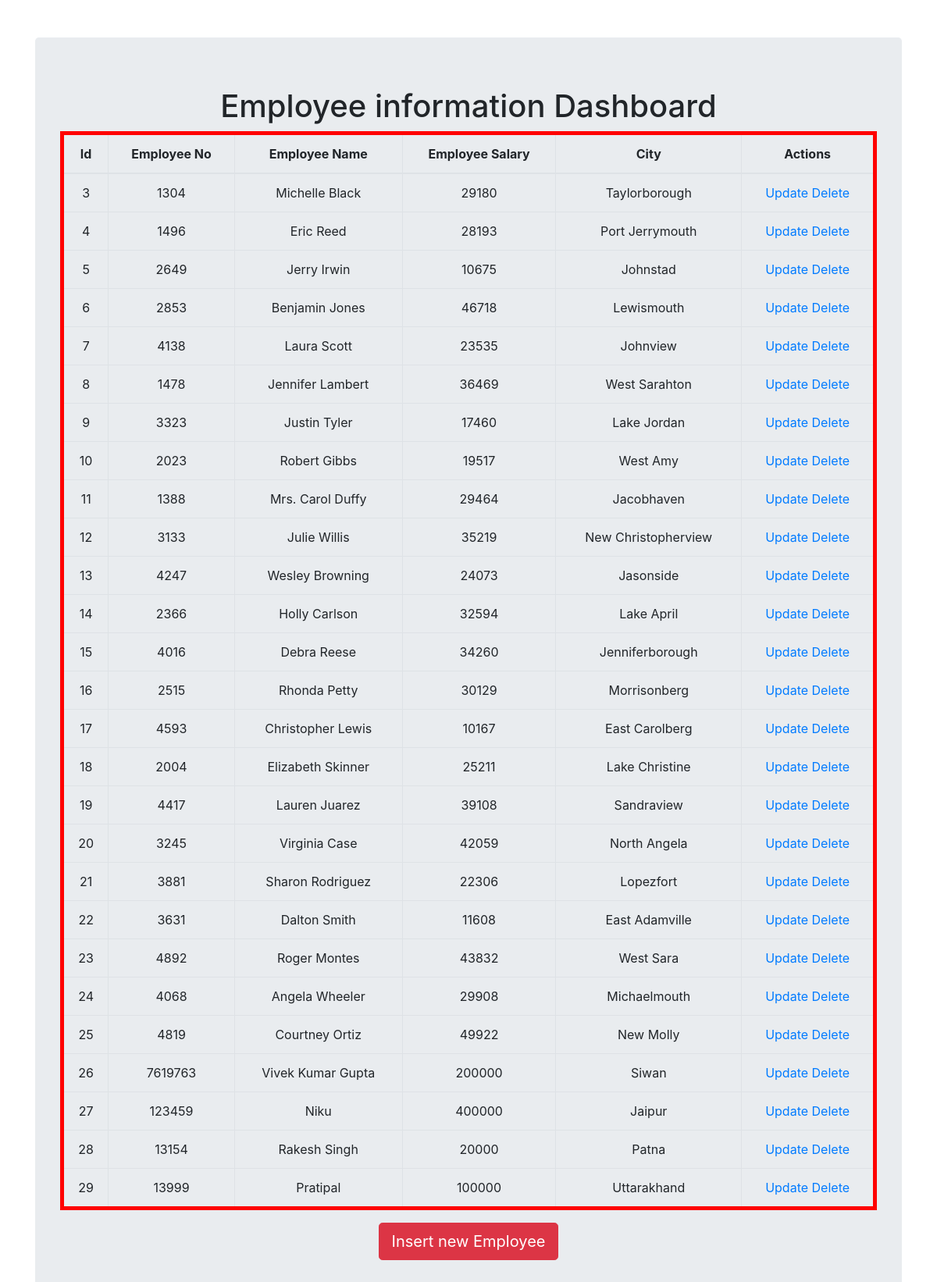
The app's page /index/ with its own data.
### testapp/models.py (models this page shows)
class employee(models.Model):
    ename=models.CharField(max_length=30)
    eno=models.IntegerField()
    esal=models.IntegerField()
    ecity=models.CharField(max_length=30)

### testapp/views.py (the view)
# urls.py: path('index/', views.index_view),
def index_view(request):
    records=employee.objects.all()
    return render(request,'testapp/index.html',{'records':records})

### templates/testapp/index.html
<!DOCTYPE html>
{% extends 'testapp/base.html' %}
{% block body_block %}
<div class="jumbotron">
  <h1>Employee information Dashboard</h1>
  <table class="table table-bordered table-hover">
    <thead>
      <th class="text-center">Id</th>
      <th class="text-center">Employee No</th>
      <th class="text-center">Employee Name</th>
      <th class="text-center">Employee Salary</th>
      <th class="text-center">City</th>
      <th class="text-center">Actions</th>
    </thead>
    {% for record in records %}
    <tr>
      <td>{{record.id}}</td>
      <td>{{record.eno}}</td>
      <td>{{record.ename}}</td>
      <td>{{record.esal}}</td>
      <td>{{record.ecity}}</td>
      <td><a href="/update/{{record.id}}">Update</a>
          <a href="/delete/{{record.id}}">Delete</a>
      </td>
    </tr>
    {% endfor %}
  </table>
<a class="btn btn-danger btn-lg" href="/create">Insert new Employee</a>
</div>
{% endblock %}

### templates/testapp/base.html (shortened to what this page needs)
<!DOCTYPE html>
<html lang="en" dir="ltr">
  <head>
<link rel="stylesheet" href="https://stackpath.bootstrapcdn.com/bootstrap/4.3.1/css/bootstrap.min.css">
  </head>
  <body>
    <div class="container mt-5 text-center">
   {% block body_block %}
   {% endblock %}
    </div>
  </body>
</html>

### templates/testapp/base.html (style rules this page uses)
.table-bordered { border:5px solid red; }

### records on screen
employee: id "3", eno "1304", ename "Michelle Black", esal "29180", ecity "Taylorborough"
employee: id "4", eno "1496", ename "Eric Reed", esal "28193", ecity "Port Jerrymouth"
employee: id "5", eno "2649", ename "Jerry Irwin", esal "10675", ecity "Johnstad"
employee: id "6", eno "2853", ename "Benjamin Jones", esal "46718", ecity "Lewismouth"
employee: id "7", eno "4138", ename "Laura Scott", esal "23535", ecity "Johnview"
employee: id "8", eno "1478", ename "Jennifer Lambert", esal "36469", ecity "West Sarahton"
employee: id "9", eno "3323", ename "Justin Tyler", esal "17460", ecity "Lake Jordan"
employee: id "10", eno "2023", ename "Robert Gibbs", esal "19517", ecity "West Amy"
employee: id "11", eno "1388", ename "Mrs. Carol Duffy", esal "29464", ecity "Jacobhaven"
employee: id "12", eno "3133", ename "Julie Willis", esal "35219", ecity "New Christopherview"
employee: id "13", eno "4247", ename "Wesley Browning", esal "24073", ecity "Jasonside"
employee: id "14", eno "2366", ename "Holly Carlson", esal "32594", ecity "Lake April"
employee: id "15", eno "4016", ename "Debra Reese", esal "34260", ecity "Jenniferborough"
employee: id "16", eno "2515", ename "Rhonda Petty", esal "30129", ecity "Morrisonberg"
employee: id "17", eno "4593", ename "Christopher Lewis", esal "10167", ecity "East Carolberg"
employee: id "18", eno "2004", ename "Elizabeth Skinner", esal "25211", ecity "Lake Christine"
employee: id "19", eno "4417", ename "Lauren Juarez", esal "39108", ecity "Sandraview"
employee: id "20", eno "3245", ename "Virginia Case", esal "42059", ecity "North Angela"
employee: id "21", eno "3881", ename "Sharon Rodriguez", esal "22306", ecity "Lopezfort"
employee: id "22", eno "3631", ename "Dalton Smith", esal "11608", ecity "East Adamville"
employee: id "23", eno "4892", ename "Roger Montes", esal "43832", ecity "West Sara"
employee: id "24", eno "4068", ename "Angela Wheeler", esal "29908", ecity "Michaelmouth"
employee: id "25", eno "4819", ename "Courtney Ortiz", esal "49922", ecity "New Molly"
employee: id "26", eno "7619763", ename "Vivek Kumar Gupta", esal "200000", ecity "Siwan"
employee: id "27", eno "123459", ename "Niku", esal "400000", ecity "Jaipur"
employee: id "28", eno "13154", ename "Rakesh Singh", esal "20000", ecity "Patna"
employee: id "29", eno "13999", ename "Pratipal", esal "100000", ecity "Uttarakhand"
